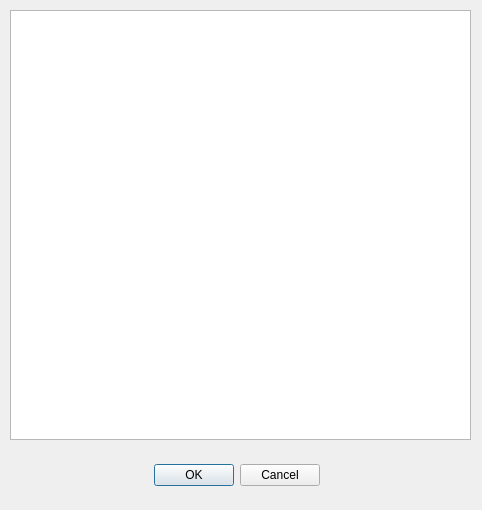
<ui version="4.0" >
 <class>reportSelectDialog</class>
 <widget class="QDialog" name="reportSelectDialog" >
  <property name="geometry" >
   <rect>
    <x>0</x>
    <y>0</y>
    <width>482</width>
    <height>510</height>
   </rect>
  </property>
  <property name="windowTitle" >
   <string>Выберите отчет</string>
  </property>
  <widget class="QDialogButtonBox" name="reportSelectButtonBox" >
   <property name="geometry" >
    <rect>
     <x>-20</x>
     <y>460</y>
     <width>340</width>
     <height>30</height>
    </rect>
   </property>
   <property name="orientation" >
    <enum>Qt::Horizontal</enum>
   </property>
   <property name="standardButtons" >
    <set>QDialogButtonBox::Cancel|QDialogButtonBox::NoButton|QDialogButtonBox::Ok</set>
   </property>
  </widget>
  <widget class="QListView" name="reportSelectList" >
   <property name="geometry" >
    <rect>
     <x>10</x>
     <y>10</y>
     <width>461</width>
     <height>430</height>
    </rect>
   </property>
  </widget>
 </widget>
 <resources/>
 <connections>
  <connection>
   <sender>reportSelectButtonBox</sender>
   <signal>accepted()</signal>
   <receiver>reportSelectDialog</receiver>
   <slot>accept()</slot>
   <hints>
    <hint type="sourcelabel" >
     <x>248</x>
     <y>254</y>
    </hint>
    <hint type="destinationlabel" >
     <x>157</x>
     <y>274</y>
    </hint>
   </hints>
  </connection>
  <connection>
   <sender>reportSelectButtonBox</sender>
   <signal>rejected()</signal>
   <receiver>reportSelectDialog</receiver>
   <slot>reject()</slot>
   <hints>
    <hint type="sourcelabel" >
     <x>316</x>
     <y>260</y>
    </hint>
    <hint type="destinationlabel" >
     <x>286</x>
     <y>274</y>
    </hint>
   </hints>
  </connection>
 </connections>
</ui>
